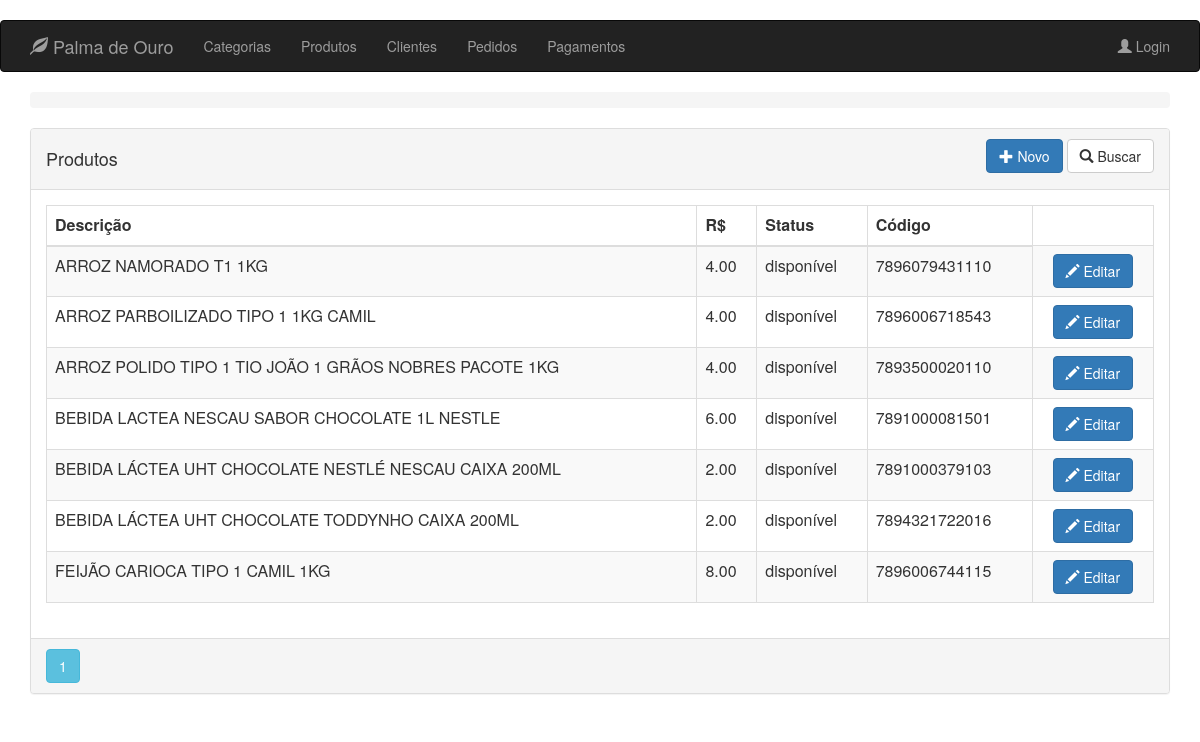
/product, run on the app's committed database.
### app/models.py (models this page shows, shortened)
class Product(db.Model):
    __tablename__ = 'products'
    id = db.Column(db.Integer, primary_key=True)
    description = db.Column(db.String(64))
    image_file = db.Column(db.String(32), default='default.jpg')
    unit_cost = db.Column(db.Numeric(6, 2), nullable=False)
    is_available = db.Column(db.Boolean, nullable=False)
    code = db.Column(db.String(13), unique=True, nullable=False)
    category_id = db.Column(db.Integer, ForeignKey('categories.id'), nullable=False)
    category = relationship("Category", backref=backref('products', order_by=description))
    __table_args__ = (CheckConstraint(unit_cost >= 0.00, name='unit_cost_positive'),)

### app/routes/product/routes.py (the view)
@blueprint_product.route('/product', methods=['GET'])
@register_breadcrumb(blueprint_product, '.', 'Produtos')
def get_products():
    page = request.args.get('page', 1, type=int)
    products = Product.query.order_by(Product.description).paginate(page=page, per_page=10)
    return render_template('product/list.html', all_products=products)

### app/templates/product/list.html (shortened to what this page needs)
{% extends "base.html" %}
{% block page_content %}
<div class="panel panel-default">
    <div class="panel-heading">
        <div class="row">
            <div class="col col-xs-6">
                <h4>Produtos</h4>
            </div>
            <div class="col col-xs-6 text-right">
                <a href="{{ url_for('blueprint_product.new_product') }}"
                   class="btn btn-primary">
                    <span class="glyphicon glyphicon-plus"></span>
                    Novo
                </a>
                <a href="{{ url_for('blueprint_product.search_product') }}"
                   class="btn btn-default">
                    <span class="glyphicon glyphicon-search"></span>
                    Buscar
                </a>
            </div>
            <div class="btn-group col-md-4 text-right">
            </div>
        </div>
    </div>
    <div class="panel-body">
        <table class="table table-striped table-responsive table-bordered">
            <thead>
                <tr>
                    <th>Descrição</th>
                    <th>R$</th>
                    <th>Status</th>
                    <th>Código</th>
                </tr>
            </thead>
            <tbody>
                {% for product in all_products.items %}
                <tr>
                    <td>{{ product.description }}</td>
                    <td>{{ product.unit_cost }}</td>
                    {% if product.is_available %}
                    <td>disponível</td>
                    {% else %}
                    <td>indisponível</td>
                    {% endif %}
                    <td>{{ product.code }}</td>
                    <td align="center">
                        <a href="{{ url_for('blueprint_product.update_product',id=product.id) }}"
                           class="btn btn-primary">
                            <i class="glyphicon glyphicon-pencil"></i> Editar
                        </a>
                    </td>
                </tr>
                {% endfor %}
            </tbody>
        </table>
    </div>
    <div class="panel-footer p-0">
        {% for page_number in all_products.iter_pages(left_edge=1,right_edge=1,left_current=1,right_current=2) %}
        {% if page_number %}
        {% if all_products.page == page_number %}
        <a class="btn btn-info mb-4"
           href="{{ url_for('blueprint_product.get_products',page=page_number) }}">{{ page_number }}</a>
        {% else %}
        <a class="btn btn-outline-info mb-4"
           href="{{ url_for('blueprint_product.get_products',page=page_number) }}">{{ page_number }}</a>
        {% endif %}
        {% else %}
        ...
        {% endif %}
        {% endfor %}
    </div>
</div>
{% endblock %}

### data on the page
Product: description "ARROZ NAMORADO T1 1KG", unit_cost "4.00", is_available "disponível", code "7896079431110"
Product: description "ARROZ PARBOILIZADO TIPO 1 1KG CAMIL", unit_cost "4.00", is_available "disponível", code "7896006718543"
Product: description "ARROZ POLIDO TIPO 1 TIO JOÃO 1 GRÃOS NOBRES PACOTE 1KG", unit_cost "4.00", is_available "disponível", code "7893500020110"
Product: description "BEBIDA LACTEA NESCAU SABOR CHOCOLATE 1L NESTLE", unit_cost "6.00", is_available "disponível", code "7891000081501"
Product: description "BEBIDA LÁCTEA UHT CHOCOLATE NESTLÉ NESCAU CAIXA 200ML", unit_cost "2.00", is_available "disponível", code "7891000379103"
Product: description "BEBIDA LÁCTEA UHT CHOCOLATE TODDYNHO CAIXA 200ML", unit_cost "2.00", is_available "disponível", code "7894321722016"
Product: description "FEIJÃO CARIOCA TIPO 1 CAMIL 1KG", unit_cost "8.00", is_available "disponível", code "7896006744115"

### other printed values
{{ page_number }} "1"
